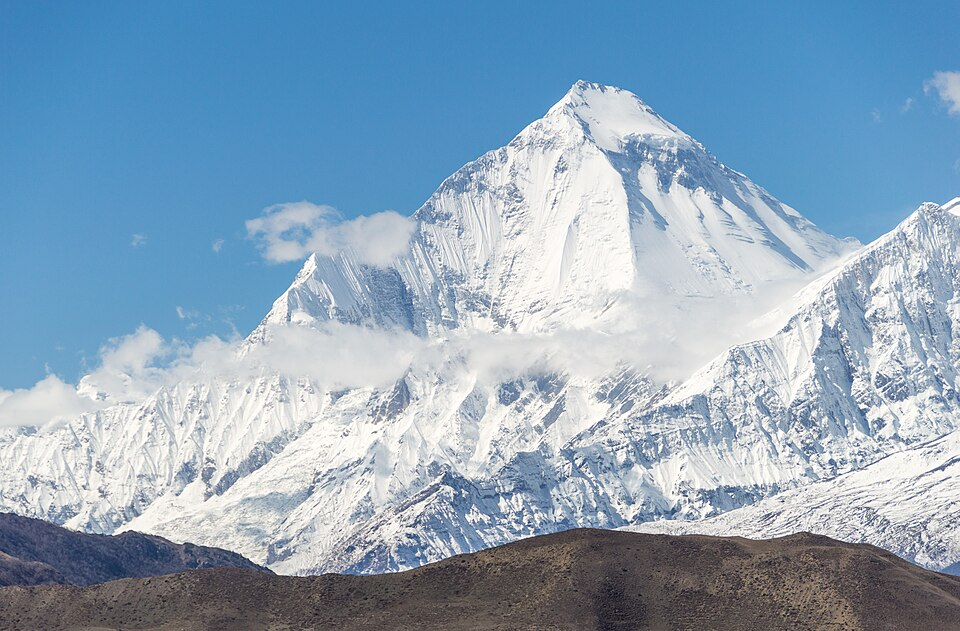
#> input picture practice codes/5_opencv/Dhaulagiri_mountain.jpg, 960 x 631 px, found by its file name
$ jupyter execute color_threshold.ipynb
#> lines starting #> are read from the running program, lines starting #| are printed output that depends on the picture; after the words box and inside, x2 and y2 are one past the last pixel; in counts of white or black regions, pixels touching at a corner belong together
[cell 1]
import cv2

[cell 2]
image = cv2.imread(r"D:\GIT\CV\5_opencv\Dhaulagiri_mountain.jpg")
#> image is the input picture: shape (631, 960, 3); mean B, G, R 187.1, 165.6, 140

[cell 3]
if image is None:
    print("Could not open or find the image")
else:
    print("Image loaded successfully")

[cell 4]
cv2.imshow("Image", image)
cv2.waitKey(0)
cv2.destroyAllWindows()

[cell 5]
image_new = image + 30
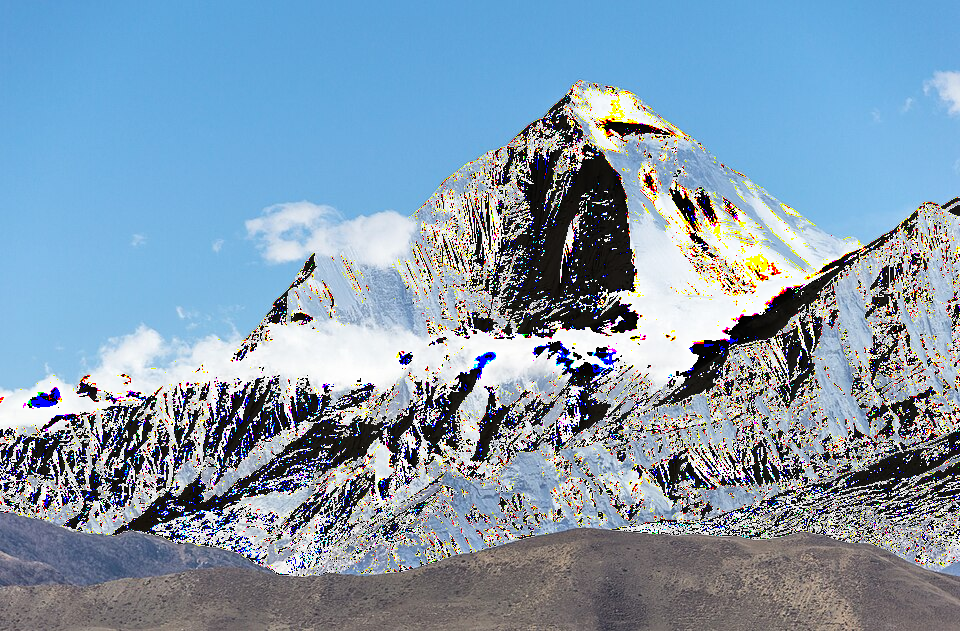
#> image_new: shape (631, 960, 3); mean B, G, R 173.9, 153.7, 130.2
cv2.imwrite("Dhaulagiri_mountain_new.jpg", image_new)
cv2.imshow("Image", image_new)
cv2.waitKey(0)
cv2.destroyAllWindows()
image_new = image + 30
cv2.imwrite("Dhaulagiri_mountain_new.jpg", image_new)
#> Out = True

# Color Process - Mask

[cell 6]
import cv2
import numpy as np

# 1. Görüntüyü oku
img = cv2.imread("Dhaulagiri_mountain.jpg")

# 2. Maviyi maskelemek için renk aralığı belirle (HSV'de daha kolay olur)
hsv = cv2.cvtColor(img, cv2.COLOR_BGR2HSV)
#> hsv: shape (631, 960, 3); mean H, S, V 88.2, 70.1, 189

lower_blue = np.array([100, 50, 50])   # mavi için alt sınır
upper_blue = np.array([130, 255, 255])  # mavi için üst sınır

mask = cv2.inRange(hsv, lower_blue, upper_blue)  # mavi bölgeler = beyaz
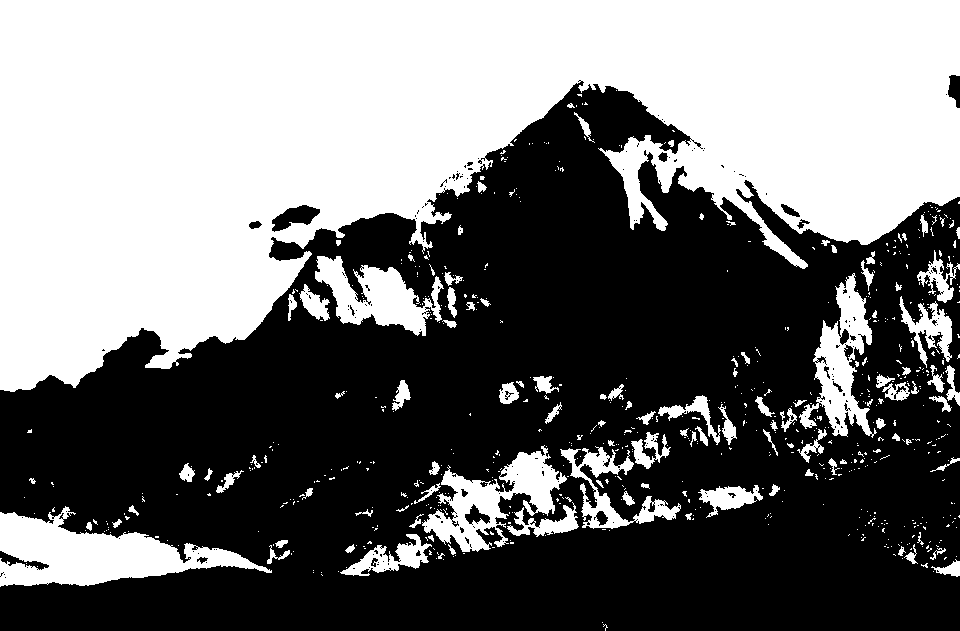
#> mask: shape (631, 960); 45.4% white; 673 white regions (561 under 20 px), largest, box (x1, y1, x2, y2) and area: (0, 0, 960, 392) 229431, (0, 506, 272, 587) 10379, (422, 445, 567, 552) 5851

# 3. Yeni rengimiz (pembe, BGR formatında)
pink = np.array([180, 0, 255], dtype=np.uint8)

# 4. Çıkış görüntüsü için kopya oluştur
output = img.copy()

# Mask > 0 olan yerlere pembe uygula
output[mask > 0] = pink
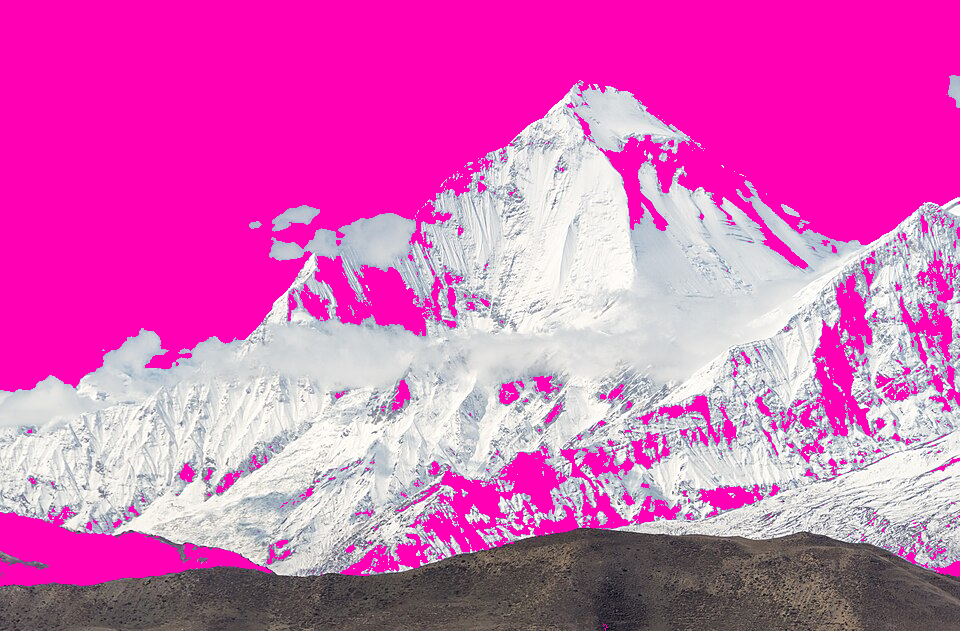
#> output: shape (631, 960, 3); mean B, G, R 183.5, 100.5, 215.9

# 5. Sonucu göster
cv2.imshow("Original", img)
cv2.imshow("Mask", mask)
cv2.imshow("Result", output)
cv2.waitKey(0)
cv2.destroyAllWindows()
